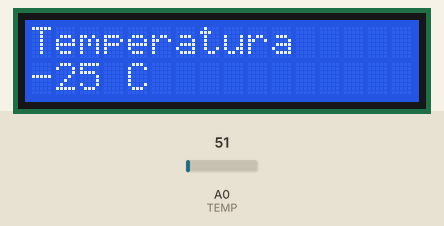
Simulated run of this sketch. Board: Arduino Uno, built with avr-gcc and run on an emulated ATmega328P. Shown: 16×2 character LCD. The test bench sets the inputs (shaded band); at power-on: A0 (TEMP) = 51.

Above: at 1.2 s.
1.3 s: A0 (TEMP) set to 92
At 1.8 s:
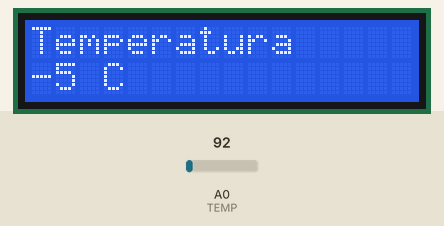
2.8 s: A0 (TEMP) set to 106
At 4.1 s:
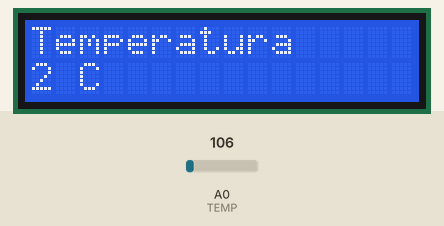
4.4 s: A0 (TEMP) set to 112
At 5.3 s:
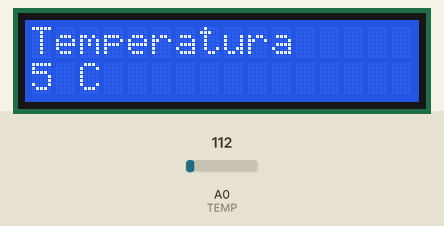
Timing chart, 0 to 7.4 s (numbered marks = the images above; inputs shaded):
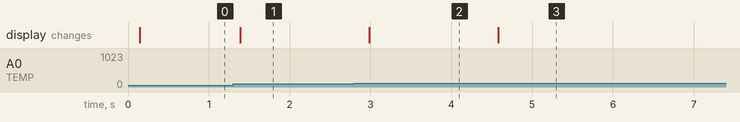

The sketch:

TPLAB1_EJERCICIO_6.ino
```cpp
#include <LiquidCrystal.h>
LiquidCrystal lcd(8, 9, 10, 11, 12, 13);
#define TEMP A0

int contador = 0;
int maximo = 100;
int temperatura;

void setup(){
  lcd.begin(16, 2);
  Serial.begin(9600);
  lcd.clear();
}

void loop() {
  temperatura = map(((analogRead(TEMP) - 20)* 3.04), 0, 1022, -40, 125);
  contador = temperatura;
  if (contador < maximo){
    delay(75);
  }
  if (contador > maximo){
  contador = 99;
    delay(75);
  }
  lcd.setCursor(0,0);
  lcd.print("Temperatura");
  lcd.setCursor(0,1);
  lcd.print(contador + String(" C "));
  delay(100);
  }
```

Measured:
- after the input at 1.3 s, the display: changes after 0.09 s (image 1)
- after the input at 2.8 s, the display: changes after 0.19 s (image 2)
- after the input at 4.4 s, the display: changes after 0.18 s (image 3)
